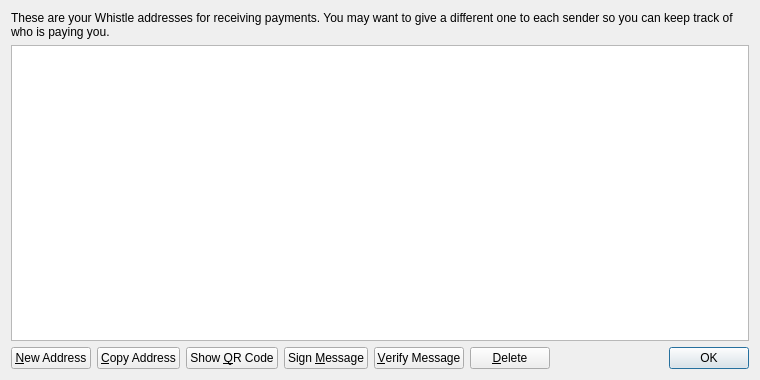
<?xml version="1.0" encoding="UTF-8"?>
<ui version="4.0">
 <class>AddressBookPage</class>
 <widget class="QWidget" name="AddressBookPage">
  <property name="geometry">
   <rect>
    <x>0</x>
    <y>0</y>
    <width>760</width>
    <height>380</height>
   </rect>
  </property>
  <property name="windowTitle">
   <string>Address Book</string>
  </property>
  <layout class="QVBoxLayout" name="verticalLayout">
   <item>
    <widget class="QLabel" name="labelExplanation">
     <property name="text">
      <string>These are your Whistle addresses for receiving payments. You may want to give a different one to each sender so you can keep track of who is paying you.</string>
     </property>
     <property name="textFormat">
      <enum>Qt::PlainText</enum>
     </property>
     <property name="wordWrap">
      <bool>true</bool>
     </property>
    </widget>
   </item>
   <item>
    <widget class="QTableView" name="tableView">
     <property name="contextMenuPolicy">
      <enum>Qt::CustomContextMenu</enum>
     </property>
     <property name="toolTip">
      <string>Double-click to edit address or label</string>
     </property>
     <property name="tabKeyNavigation">
      <bool>false</bool>
     </property>
     <property name="alternatingRowColors">
      <bool>true</bool>
     </property>
     <property name="selectionMode">
      <enum>QAbstractItemView::SingleSelection</enum>
     </property>
     <property name="selectionBehavior">
      <enum>QAbstractItemView::SelectRows</enum>
     </property>
     <property name="sortingEnabled">
      <bool>true</bool>
     </property>
     <attribute name="verticalHeaderVisible">
      <bool>false</bool>
     </attribute>
    </widget>
   </item>
   <item>
    <layout class="QHBoxLayout" name="horizontalLayout">
     <item>
      <widget class="QPushButton" name="newAddressButton">
       <property name="toolTip">
        <string>Create a new address</string>
       </property>
       <property name="text">
        <string>&amp;New Address</string>
       </property>
       <property name="icon">
        <iconset resource="../bitcoin.qrc">
         <normaloff>:/icons/add</normaloff>:/icons/add</iconset>
       </property>
      </widget>
     </item>
     <item>
      <widget class="QPushButton" name="copyToClipboard">
       <property name="toolTip">
        <string>Copy the currently selected address to the system clipboard</string>
       </property>
       <property name="text">
        <string>&amp;Copy Address</string>
       </property>
       <property name="icon">
        <iconset resource="../bitcoin.qrc">
         <normaloff>:/icons/editcopy</normaloff>:/icons/editcopy</iconset>
       </property>
      </widget>
     </item>
     <item>
      <widget class="QPushButton" name="showQRCode">
       <property name="text">
        <string>Show &amp;QR Code</string>
       </property>
       <property name="icon">
        <iconset resource="../bitcoin.qrc">
         <normaloff>:/icons/qrcode</normaloff>:/icons/qrcode</iconset>
       </property>
      </widget>
     </item>
     <item>
      <widget class="QPushButton" name="signMessage">
       <property name="toolTip">
        <string>Sign a message to prove you own a Whistle address</string>
       </property>
       <property name="text">
        <string>Sign &amp;Message</string>
       </property>
       <property name="icon">
        <iconset resource="../bitcoin.qrc">
         <normaloff>:/icons/edit</normaloff>:/icons/edit</iconset>
       </property>
      </widget>
     </item>
     <item>
      <widget class="QPushButton" name="verifyMessage">
       <property name="toolTip">
        <string>Verify a message to ensure it was signed with a specified Whistle address</string>
       </property>
       <property name="text">
        <string>&amp;Verify Message</string>
       </property>
       <property name="icon">
        <iconset resource="../bitcoin.qrc">
         <normaloff>:/icons/transaction_0</normaloff>:/icons/transaction_0</iconset>
       </property>
      </widget>
     </item>
     <item>
      <widget class="QPushButton" name="deleteButton">
       <property name="toolTip">
        <string>Delete the currently selected address from the list</string>
       </property>
       <property name="text">
        <string>&amp;Delete</string>
       </property>
       <property name="icon">
        <iconset resource="../bitcoin.qrc">
         <normaloff>:/icons/remove</normaloff>:/icons/remove</iconset>
       </property>
      </widget>
     </item>
     <item>
      <spacer name="horizontalSpacer">
       <property name="orientation">
        <enum>Qt::Horizontal</enum>
       </property>
       <property name="sizeHint" stdset="0">
        <size>
         <width>40</width>
         <height>20</height>
        </size>
       </property>
      </spacer>
     </item>
     <item>
      <widget class="QDialogButtonBox" name="buttonBox">
       <property name="sizePolicy">
        <sizepolicy hsizetype="Maximum" vsizetype="Fixed">
         <horstretch>0</horstretch>
         <verstretch>0</verstretch>
        </sizepolicy>
       </property>
       <property name="standardButtons">
        <set>QDialogButtonBox::Ok</set>
       </property>
      </widget>
     </item>
    </layout>
   </item>
  </layout>
 </widget>
 <resources>
  <include location="../bitcoin.qrc"/>
 </resources>
 <connections/>
</ui>
